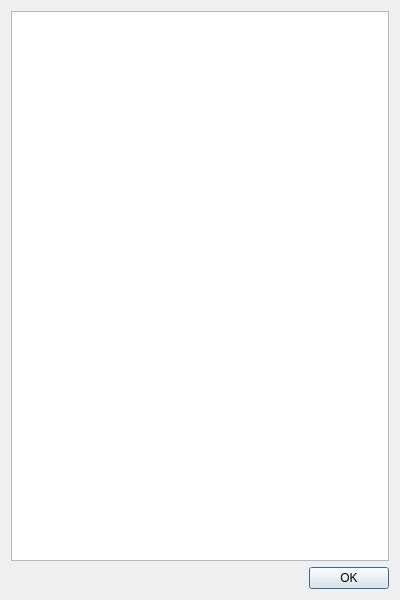
<?xml version="1.0" encoding="UTF-8"?>
<ui version="4.0">
 <class>NetworkNotesDialog</class>
 <widget class="QDialog" name="NetworkNotesDialog">
  <property name="geometry">
   <rect>
    <x>0</x>
    <y>0</y>
    <width>400</width>
    <height>600</height>
   </rect>
  </property>
  <property name="windowTitle">
   <string>Qubes Networking</string>
  </property>
  <layout class="QVBoxLayout" name="verticalLayout">
   <item>
    <widget class="QTextBrowser" name="networkNotes"/>
   </item>
   <item>
    <widget class="QDialogButtonBox" name="buttonBox">
     <property name="orientation">
      <enum>Qt::Horizontal</enum>
     </property>
     <property name="standardButtons">
      <set>QDialogButtonBox::Ok</set>
     </property>
    </widget>
   </item>
  </layout>
 </widget>
 <resources/>
 <connections>
  <connection>
   <sender>buttonBox</sender>
   <signal>accepted()</signal>
   <receiver>NetworkNotesDialog</receiver>
   <slot>accept()</slot>
   <hints>
    <hint type="sourcelabel">
     <x>248</x>
     <y>254</y>
    </hint>
    <hint type="destinationlabel">
     <x>157</x>
     <y>274</y>
    </hint>
   </hints>
  </connection>
  <connection>
   <sender>buttonBox</sender>
   <signal>rejected()</signal>
   <receiver>NetworkNotesDialog</receiver>
   <slot>reject()</slot>
   <hints>
    <hint type="sourcelabel">
     <x>316</x>
     <y>260</y>
    </hint>
    <hint type="destinationlabel">
     <x>286</x>
     <y>274</y>
    </hint>
   </hints>
  </connection>
 </connections>
</ui>
